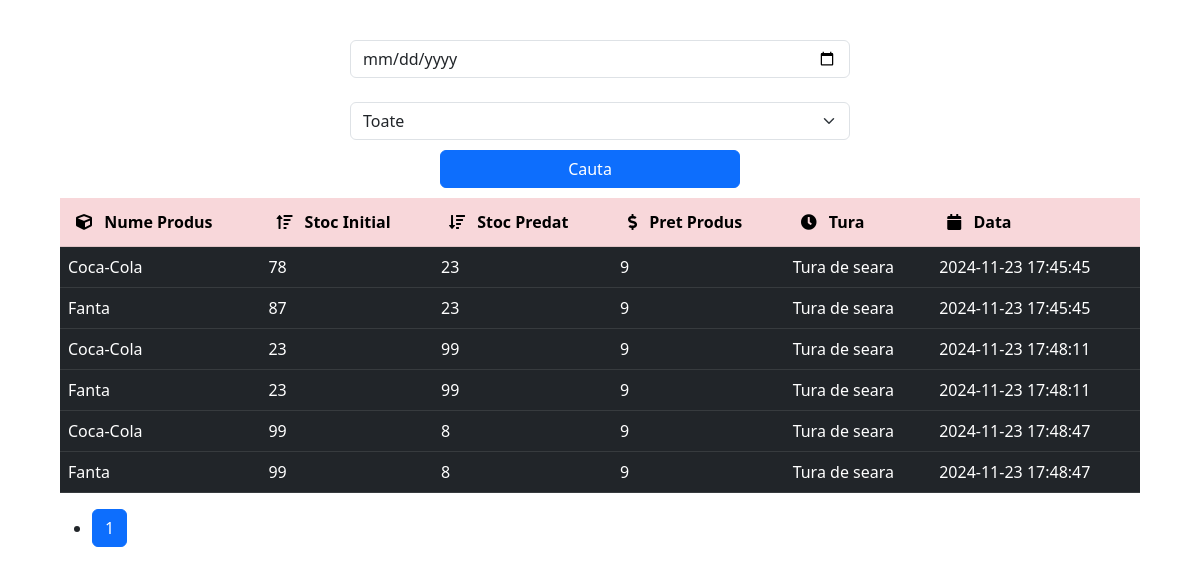
/raport.php (signed in), run on the app's committed database.
### tables this page shows
CREATE TABLE `raportbarman` (
  `ID` int(11) NOT NULL,
  `NumeProdus` varchar(255) NOT NULL,
  `StocInitial` int(11) NOT NULL,
  `StocPredat` int(11) NOT NULL,
  `numebarman` varchar(255) NOT NULL,
  `PretProdus` int(11) NOT NULL,
  `Tura` varchar(255) NOT NULL,
  `data` timestamp NOT NULL DEFAULT current_timestamp() ON UPDATE current_timestamp()
);

### raport.php (the view, shortened to what this page needs)
<?php
include './includes/conectare.php';
$searchDate = '';
$perPage = 10;
$currentPage = isset($_GET['page']) ? intval($_GET['page']) : 1;
$whereClause = '';
$sqlCount = "SELECT COUNT(*) AS total FROM raportbarman WHERE 1 $whereClause";
$resultCount = mysqli_query($conn, $sqlCount);
$rowCount = mysqli_fetch_assoc($resultCount);
$totalRecords = $rowCount['total'];
$totalPages = ceil($totalRecords / $perPage);
$offset = ($currentPage - 1) * $perPage;
$sqlLogs = "SELECT NumeProdus, StocInitial, StocPredat, PretProdus, Tura, data FROM raportbarman WHERE 1 $whereClause LIMIT $offset, $perPage";
$resultLogs = mysqli_query($conn, $sqlLogs);
?>
<!DOCTYPE html>
<html lang="en">
<head>
    <link rel="stylesheet" href="style.css">
    <link rel="stylesheet" href="https://cdnjs.cloudflare.com/ajax/libs/font-awesome/5.15.3/css/all.min.css">
    <link rel="stylesheet" href="https://cdnjs.cloudflare.com/ajax/libs/bootstrap/5.3.0/css/bootstrap.min.css">
</head>
<body>
    <div class="log">
        <div class="tabel-log">
        <div class="cautare">
        <form method="POST" class="search-form">
                <div class="inputuri">
                    <input type="date" id="searchDate" name="searchDate" class="form-control" value="<?php echo $searchDate; ?>">
                    <br>
                    <select id="searchShift" name="searchShift" class="form-select">
                        <option value="">Toate</option>
                    </select>
                    <button type="submit" class="btn btn-primary">Cauta</button>
                </div>
            </form>
        </div>
            <table class="table table-dark table-hover">
                <thead class="table table-danger">
                    <tr>
                        <th><i class="fas fa-cube"></i> Nume Produs</th>
                        <th><i class="fas fa-sort-amount-up"></i> Stoc Initial</th>
                        <th><i class="fas fa-sort-amount-down"></i> Stoc Predat</th>
                        <th><i class="fas fa-dollar-sign"></i> Pret Produs</th>
                        <th><i class="fas fa-clock"></i> Tura</th>
                        <th><i class="fas fa-calendar"></i> Data</th>
                    </tr>
                </thead>
                <tbody>
                    <?php
                    if ($resultLogs !== false && mysqli_num_rows($resultLogs) > 0) {
                        while ($rowLogs = mysqli_fetch_assoc($resultLogs)) {
                            $numeProdus = $rowLogs['NumeProdus'];
                            $stocInitial = $rowLogs['StocInitial'];
                            $stocPredat = $rowLogs['StocPredat'];
                            $pretProdus = $rowLogs['PretProdus'];
                            $tura = $rowLogs['Tura'];
                            $data = $rowLogs['data'];
                            ?>
                            <tr>
                                <td><?php echo $numeProdus; ?></td>
                                <td><?php echo $stocInitial; ?></td>
                                <td><?php echo $stocPredat; ?></td>
                                <td><?php echo $pretProdus; ?></td>
                                <td><?php echo $tura; ?></td>
                                <td><?php echo $data; ?></td>
                            </tr>
                            <?php
                        }
                    } else {
                        ?>
                        <tr>
                            <td colspan="6">Nu există înregistrări în tabela raportbarman pentru opțiunile de căutare selectate.</td>
                        </tr>
                        <?php
                    }
                    ?>
                </tbody>
            </table>
            <div class="pagination">
            <ul class="pagination-list">
                <?php
                for ($i = 1; $i <= $totalPages; $i++) {
                    $activeClass = ($i === $currentPage) ? 'active' : '';
                    echo '<li class="page-item ' . $activeClass . '"><a class="page-link" href="?page=' . $i . '">' . $i . '</a></li>';
                }
                ?>
            </ul>
        </div>
        </div>
    </div>
</body>
</html>

### style.css (style rules this page uses)
body { background-image: url("https://undsgn.com/wp-content/uploads/2018/04/ltotbngnzzu.jpg"); background-repeat: repeat; min-height: 80vh; }
body .log { display: flex; justify-content: center; padding-top: 10px; }
body .log .pagination .pagination-list { display: flex; }
body .log .tabel-log { padding-top: 20px; width: 90%; }
body .log .tabel-log .cautare { display: flex; justify-content: center; padding-bottom: 10px; }
body .log .tabel-log .cautare .inputuri { display: block; width: 500px; }
body .log .tabel-log .cautare .inputuri button { margin-left: 90px; width: 300px; margin-top: 10px; }
body .log .tabel-log .cautare .inputuri input { margin-top: 10px; }

### data on the page
raportbarman: NumeProdus "Coca-Cola", StocInitial "78", StocPredat "23", PretProdus "9", Tura "Tura de seara", data "2024-11-23 17:45:45"
raportbarman: NumeProdus "Fanta", StocInitial "87", StocPredat "23", PretProdus "9", Tura "Tura de seara", data "2024-11-23 17:45:45"
raportbarman: NumeProdus "Coca-Cola", StocInitial "23", StocPredat "99", PretProdus "9", Tura "Tura de seara", data "2024-11-23 17:48:11"
raportbarman: NumeProdus "Fanta", StocInitial "23", StocPredat "99", PretProdus "9", Tura "Tura de seara", data "2024-11-23 17:48:11"
raportbarman: NumeProdus "Coca-Cola", StocInitial "99", StocPredat "8", PretProdus "9", Tura "Tura de seara", data "2024-11-23 17:48:47"
raportbarman: NumeProdus "Fanta", StocInitial "99", StocPredat "8", PretProdus "9", Tura "Tura de seara", data "2024-11-23 17:48:47"
